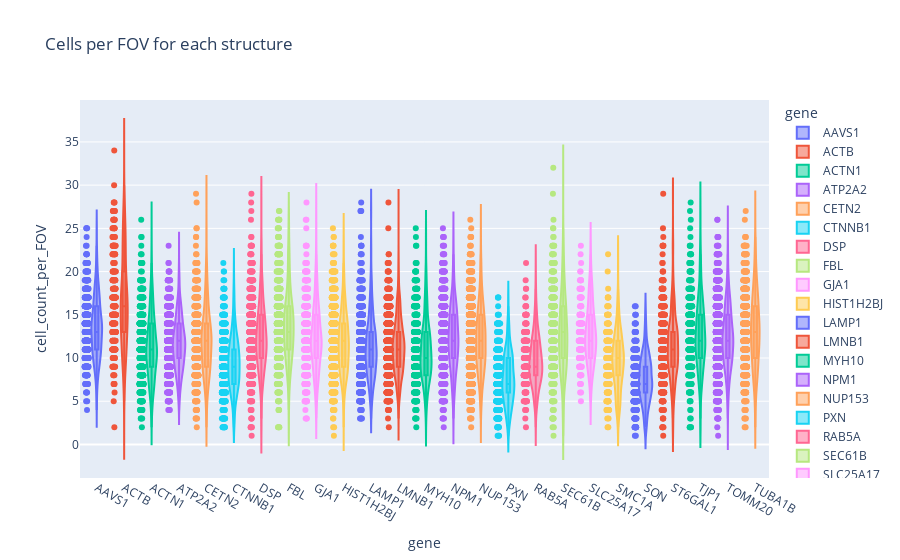

The notebook cell this image was saved under:
### Code cell
fig_cells_fov = px.violin(
    cells_per_fov,
    x=cells_per_fov.gene,
    y=cells_per_fov.cell_count_per_FOV,
    box=True,
    points='all',
    color=cells_per_fov.gene,
    hover_data=cells_per_fov,
    title="Cells per FOV for each structure"
)
fig_cells_fov.show()

### Figure 1 — Plotly figure (JSON) as saved in the notebook; plotly's stock layout.template omitted (floating-point values rounded to 4 significant figures; data arrays with more than 128 entries replaced by an {"elided": "..."} marker saying what was removed)
{"data": [{"alignmentgroup": "True", "box": {"visible": true}, "customdata": {"elided": "599x1 int values"}, "hovertemplate": "gene=%{x}<br>cell_count_per_FOV=%{y}<br>FOVId=%{customdata[0]}<extra></extra>", "legendgroup": "AAVS1", "marker": {"color": "#636efa"}, "name": "AAVS1", "offsetgroup": "AAVS1", "orientation": "v", "points": "all", "scalegroup": "True", "showlegend": true, "type": "violin", "x": {"elided": "599 str values"}, "x0": " ", "xaxis": "x", "y": {"elided": "599 int values"}, "y0": " ", "yaxis": "y"}, {"alignmentgroup": "True", "box": {"visible": true}, "customdata": {"elided": "243x1 int values"}, "hovertemplate": "gene=%{x}<br>cell_count_per_FOV=%{y}<br>FOVId=%{customdata[0]}<extra></extra>", "legendgroup": "ACTB", "marker": {"color": "#EF553B"}, "name": "ACTB", "offsetgroup": "ACTB", "orientation": "v", "points": "all", "scalegroup": "True", "showlegend": true, "type": "violin", "x": {"elided": "243 str values"}, "x0": " ", "xaxis": "x", "y": {"elided": "243 int values"}, "y0": " ", "yaxis": "y"}, {"alignmentgroup": "True", "box": {"visible": true}, "customdata": {"elided": "725x1 int values"}, "hovertemplate": "gene=%{x}<br>cell_count_per_FOV=%{y}<br>FOVId=%{customdata[0]}<extra></extra>", "legendgroup": "ACTN1", "marker": {"color": "#00cc96"}, "name": "ACTN1", "offsetgroup": "ACTN1", "orientation": "v", "points": "all", "scalegroup": "True", "showlegend": true, "type": "violin", "x": {"elided": "725 str values"}, "x0": " ", "xaxis": "x", "y": {"elided": "725 int values"}, "y0": " ", "yaxis": "y"}, {"alignmentgroup": "True", "box": {"visible": true}, "customdata": {"elided": "872x1 int values"}, "hovertemplate": "gene=%{x}<br>cell_count_per_FOV=%{y}<br>FOVId=%{customdata[0]}<extra></extra>", "legendgroup": "ATP2A2", "marker": {"color": "#ab63fa"}, "name": "ATP2A2", "offsetgroup": "ATP2A2", "orientation": "v", "points": "all", "scalegroup": "True", "showlegend": true, "type": "violin", "x": {"elided": "872 str values"}, "x0": " ", "xaxis": "x", "y": {"elided": "872 int values"}, "y0": " ", "yaxis": "y"}, {"alignmentgroup": "True", "box": {"visible": true}, "customdata": {"elided": "631x1 int values"}, "hovertemplate": "gene=%{x}<br>cell_count_per_FOV=%{y}<br>FOVId=%{customdata[0]}<extra></extra>", "legendgroup": "CETN2", "marker": {"color": "#FFA15A"}, "name": "CETN2", "offsetgroup": "CETN2", "orientation": "v", "points": "all", "scalegroup": "True", "showlegend": true, "type": "violin", "x": {"elided": "631 str values"}, "x0": " ", "xaxis": "x", "y": {"elided": "631 int values"}, "y0": " ", "yaxis": "y"}, {"alignmentgroup": "True", "box": {"visible": true}, "customdata": {"elided": "658x1 int values"}, "hovertemplate": "gene=%{x}<br>cell_count_per_FOV=%{y}<br>FOVId=%{customdata[0]}<extra></extra>", "legendgroup": "CTNNB1", "marker": {"color": "#19d3f3"}, "name": "CTNNB1", "offsetgroup": "CTNNB1", "orientation": "v", "points": "all", "scalegroup": "True", "showlegend": true, "type": "violin", "x": {"elided": "658 str values"}, "x0": " ", "xaxis": "x", "y": {"elided": "658 int values"}, "y0": " ", "yaxis": "y"}, {"alignmentgroup": "True", "box": {"visible": true}, "customdata": {"elided": "821x1 int values"}, "hovertemplate": "gene=%{x}<br>cell_count_per_FOV=%{y}<br>FOVId=%{customdata[0]}<extra></extra>", "legendgroup": "DSP", "marker": {"color": "#FF6692"}, "name": "DSP", "offsetgroup": "DSP", "orientation": "v", "points": "all", "scalegroup": "True", "showlegend": true, "type": "violin", "x": {"elided": "821 str values"}, "x0": " ", "xaxis": "x", "y": {"elided": "821 int values"}, "y0": " ", "yaxis": "y"}, {"alignmentgroup": "True", "box": {"visible": true}, "customdata": {"elided": "760x1 int values"}, "hovertemplate": "gene=%{x}<br>cell_count_per_FOV=%{y}<br>FOVId=%{customdata[0]}<extra></extra>", "legendgroup": "FBL", "marker": {"color": "#B6E880"}, "name": "FBL", "offsetgroup": "FBL", "orientation": "v", "points": "all", "scalegroup": "True", "showlegend": true, "type": "violin", "x": {"elided": "760 str values"}, "x0": " ", "xaxis": "x", "y": {"elided": "760 int values"}, "y0": " ", "yaxis": "y"}, {"alignmentgroup": "True", "box": {"visible": true}, "customdata": {"elided": "528x1 int values"}, "hovertemplate": "gene=%{x}<br>cell_count_per_FOV=%{y}<br>FOVId=%{customdata[0]}<extra></extra>", "legendgroup": "GJA1", "marker": {"color": "#FF97FF"}, "name": "GJA1", "offsetgroup": "GJA1", "orientation": "v", "points": "all", "scalegroup": "True", "showlegend": true, "type": "violin", "x": {"elided": "528 str values"}, "x0": " ", "xaxis": "x", "y": {"elided": "528 int values"}, "y0": " ", "yaxis": "y"}, {"alignmentgroup": "True", "box": {"visible": true}, "customdata": {"elided": "1343x1 int values"}, "hovertemplate": "gene=%{x}<br>cell_count_per_FOV=%{y}<br>FOVId=%{customdata[0]}<extra></extra>", "legendgroup": "HIST1H2BJ", "marker": {"color": "#FECB52"}, "name": "HIST1H2BJ", "offsetgroup": "HIST1H2BJ", "orientation": "v", "points": "all", "scalegroup": "True", "showlegend": true, "type": "violin", "x": {"elided": "1343 str values"}, "x0": " ", "xaxis": "x", "y": {"elided": "1343 int values"}, "y0": " ", "yaxis": "y"}, {"alignmentgroup": "True", "box": {"visible": true}, "customdata": {"elided": "952x1 int values"}, "hovertemplate": "gene=%{x}<br>cell_count_per_FOV=%{y}<br>FOVId=%{customdata[0]}<extra></extra>", "legendgroup": "LAMP1", "marker": {"color": "#636efa"}, "name": "LAMP1", "offsetgroup": "LAMP1", "orientation": "v", "points": "all", "scalegroup": "True", "showlegend": true, "type": "violin", "x": {"elided": "952 str values"}, "x0": " ", "xaxis": "x", "y": {"elided": "952 int values"}, "y0": " ", "yaxis": "y"}, {"alignmentgroup": "True", "box": {"visible": true}, "customdata": {"elided": "1095x1 int values"}, "hovertemplate": "gene=%{x}<br>cell_count_per_FOV=%{y}<br>FOVId=%{customdata[0]}<extra></extra>", "legendgroup": "LMNB1", "marker": {"color": "#EF553B"}, "name": "LMNB1", "offsetgroup": "LMNB1", "orientation": "v", "points": "all", "scalegroup": "True", "showlegend": true, "type": "violin", "x": {"elided": "1095 str values"}, "x0": " ", "xaxis": "x", "y": {"elided": "1095 int values"}, "y0": " ", "yaxis": "y"}, {"alignmentgroup": "True", "box": {"visible": true}, "customdata": {"elided": "604x1 int values"}, "hovertemplate": "gene=%{x}<br>cell_count_per_FOV=%{y}<br>FOVId=%{customdata[0]}<extra></extra>", "legendgroup": "MYH10", "marker": {"color": "#00cc96"}, "name": "MYH10", "offsetgroup": "MYH10", "orientation": "v", "points": "all", "scalegroup": "True", "showlegend": true, "type": "violin", "x": {"elided": "604 str values"}, "x0": " ", "xaxis": "x", "y": {"elided": "604 int values"}, "y0": " ", "yaxis": "y"}, {"alignmentgroup": "True", "box": {"visible": true}, "customdata": {"elided": "1009x1 int values"}, "hovertemplate": "gene=%{x}<br>cell_count_per_FOV=%{y}<br>FOVId=%{customdata[0]}<extra></extra>", "legendgroup": "NPM1", "marker": {"color": "#ab63fa"}, "name": "NPM1", "offsetgroup": "NPM1", "orientation": "v", "points": "all", "scalegroup": "True", "showlegend": true, "type": "violin", "x": {"elided": "1009 str values"}, "x0": " ", "xaxis": "x", "y": {"elided": "1009 int values"}, "y0": " ", "yaxis": "y"}, {"alignmentgroup": "True", "box": {"visible": true}, "customdata": {"elided": "1458x1 int values"}, "hovertemplate": "gene=%{x}<br>cell_count_per_FOV=%{y}<br>FOVId=%{customdata[0]}<extra></extra>", "legendgroup": "NUP153", "marker": {"color": "#FFA15A"}, "name": "NUP153", "offsetgroup": "NUP153", "orientation": "v", "points": "all", "scalegroup": "True", "showlegend": true, "type": "violin", "x": {"elided": "1458 str values"}, "x0": " ", "xaxis": "x", "y": {"elided": "1458 int values"}, "y0": " ", "yaxis": "y"}, {"alignmentgroup": "True", "box": {"visible": true}, "customdata": {"elided": "494x1 int values"}, "hovertemplate": "gene=%{x}<br>cell_count_per_FOV=%{y}<br>FOVId=%{customdata[0]}<extra></extra>", "legendgroup": "PXN", "marker": {"color": "#19d3f3"}, "name": "PXN", "offsetgroup": "PXN", "orientation": "v", "points": "all", "scalegroup": "True", "showlegend": true, "type": "violin", "x": {"elided": "494 str values"}, "x0": " ", "xaxis": "x", "y": {"elided": "494 int values"}, "y0": " ", "yaxis": "y"}, {"alignmentgroup": "True", "box": {"visible": true}, "customdata": {"elided": "267x1 int values"}, "hovertemplate": "gene=%{x}<br>cell_count_per_FOV=%{y}<br>FOVId=%{customdata[0]}<extra></extra>", "legendgroup": "RAB5A", "marker": {"color": "#FF6692"}, "name": "RAB5A", "offsetgroup": "RAB5A", "orientation": "v", "points": "all", "scalegroup": "True", "showlegend": true, "type": "violin", "x": {"elided": "267 str values"}, "x0": " ", "xaxis": "x", "y": {"elided": "267 int values"}, "y0": " ", "yaxis": "y"}, {"alignmentgroup": "True", "box": {"visible": true}, "customdata": {"elided": "523x1 int values"}, "hovertemplate": "gene=%{x}<br>cell_count_per_FOV=%{y}<br>FOVId=%{customdata[0]}<extra></extra>", "legendgroup": "SEC61B", "marker": {"color": "#B6E880"}, "name": "SEC61B", "offsetgroup": "SEC61B", "orientation": "v", "points": "all", "scalegroup": "True", "showlegend": true, "type": "violin", "x": {"elided": "523 str values"}, "x0": " ", "xaxis": "x", "y": {"elided": "523 int values"}, "y0": " ", "yaxis": "y"}, {"alignmentgroup": "True", "box": {"visible": true}, "customdata": {"elided": "156x1 int values"}, "hovertemplate": "gene=%{x}<br>cell_count_per_FOV=%{y}<br>FOVId=%{customdata[0]}<extra></extra>", "legendgroup": "SLC25A17", "marker": {"color": "#FF97FF"}, "name": "SLC25A17", "offsetgroup": "SLC25A17", "orientation": "v", "points": "all", "scalegroup": "True", "showlegend": true, "type": "violin", "x": {"elided": "156 str values"}, "x0": " ", "xaxis": "x", "y": {"elided": "156 int values"}, "y0": " ", "yaxis": "y"}, {"alignmentgroup": "True", "box": {"visible": true}, "customdata": {"elided": "245x1 int values"}, "hovertemplate": "gene=%{x}<br>cell_count_per_FOV=%{y}<br>FOVId=%{customdata[0]}<extra></extra>", "legendgroup": "SMC1A", "marker": {"color": "#FECB52"}, "name": "SMC1A", "offsetgroup": "SMC1A", "orientation": "v", "points": "all", "scalegroup": "True", "showlegend": true, "type": "violin", "x": {"elided": "245 str values"}, "x0": " ", "xaxis": "x", "y": {"elided": "245 int values"}, "y0": " ", "yaxis": "y"}, {"alignmentgroup": "True", "box": {"visible": true}, "customdata": {"elided": "393x1 int values"}, "hovertemplate": "gene=%{x}<br>cell_count_per_FOV=%{y}<br>FOVId=%{customdata[0]}<extra></extra>", "legendgroup": "SON", "marker": {"color": "#636efa"}, "name": "SON", "offsetgroup": "SON", "orientation": "v", "points": "all", "scalegroup": "True", "showlegend": true, "type": "violin", "x": {"elided": "393 str values"}, "x0": " ", "xaxis": "x", "y": {"elided": "393 int values"}, "y0": " ", "yaxis": "y"}, {"alignmentgroup": "True", "box": {"visible": true}, "customdata": {"elided": "570x1 int values"}, "hovertemplate": "gene=%{x}<br>cell_count_per_FOV=%{y}<br>FOVId=%{customdata[0]}<extra></extra>", "legendgroup": "ST6GAL1", "marker": {"color": "#EF553B"}, "name": "ST6GAL1", "offsetgroup": "ST6GAL1", "orientation": "v", "points": "all", "scalegroup": "True", "showlegend": true, "type": "violin", "x": {"elided": "570 str values"}, "x0": " ", "xaxis": "x", "y": {"elided": "570 int values"}, "y0": " ", "yaxis": "y"}, {"alignmentgroup": "True", "box": {"visible": true}, "customdata": {"elided": "459x1 int values"}, "hovertemplate": "gene=%{x}<br>cell_count_per_FOV=%{y}<br>FOVId=%{customdata[0]}<extra></extra>", "legendgroup": "TJP1", "marker": {"color": "#00cc96"}, "name": "TJP1", "offsetgroup": "TJP1", "orientation": "v", "points": "all", "scalegroup": "True", "showlegend": true, "type": "violin", "x": {"elided": "459 str values"}, "x0": " ", "xaxis": "x", "y": {"elided": "459 int values"}, "y0": " ", "yaxis": "y"}, {"alignmentgroup": "True", "box": {"visible": true}, "customdata": {"elided": "1963x1 int values"}, "hovertemplate": "gene=%{x}<br>cell_count_per_FOV=%{y}<br>FOVId=%{customdata[0]}<extra></extra>", "legendgroup": "TOMM20", "marker": {"color": "#ab63fa"}, "name": "TOMM20", "offsetgroup": "TOMM20", "orientation": "v", "points": "all", "scalegroup": "True", "showlegend": true, "type": "violin", "x": {"elided": "1963 str values"}, "x0": " ", "xaxis": "x", "y": {"elided": "1963 int values"}, "y0": " ", "yaxis": "y"}, {"alignmentgroup": "True", "box": {"visible": true}, "customdata": {"elided": "730x1 int values"}, "hovertemplate": "gene=%{x}<br>cell_count_per_FOV=%{y}<br>FOVId=%{customdata[0]}<extra></extra>", "legendgroup": "TUBA1B", "marker": {"color": "#FFA15A"}, "name": "TUBA1B", "offsetgroup": "TUBA1B", "orientation": "v", "points": "all", "scalegroup": "True", "showlegend": true, "type": "violin", "x": {"elided": "730 str values"}, "x0": " ", "xaxis": "x", "y": {"elided": "730 int values"}, "y0": " ", "yaxis": "y"}], "layout": {"autosize": true, "legend": {"title": {"text": "gene"}, "tracegroupgap": 0}, "title": {"text": "Cells per FOV for each structure"}, "violinmode": "overlay", "xaxis": {"anchor": "y", "autorange": true, "categoryarray": ["AAVS1", "ACTB", "ACTN1", "ATP2A2", "CETN2", "CTNNB1", "DSP", "FBL", "GJA1", "HIST1H2BJ", "LAMP1", "LMNB1", "MYH10", "NPM1", "NUP153", "PXN", "RAB5A", "SEC61B", "SLC25A17", "SMC1A", "SON", "ST6GAL1", "TJP1", "TOMM20", "TUBA1B"], "categoryorder": "array", "domain": [0, 1], "range": [-0.5709, 24.5], "title": {"text": "gene"}, "type": "category"}, "yaxis": {"anchor": "x", "autorange": true, "domain": [0, 1], "range": [-3.88, 39.85], "title": {"text": "cell_count_per_FOV"}, "type": "linear"}}}
